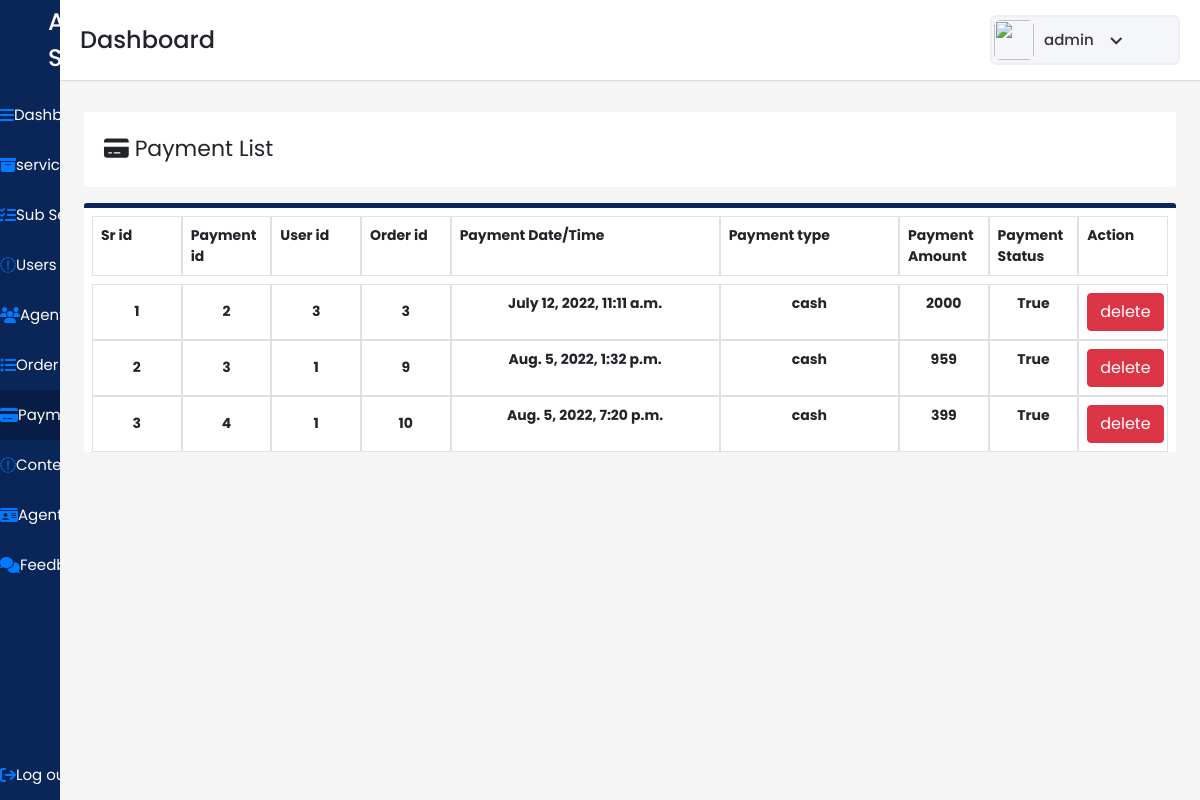
Page /admindash/payment/ (signed in) on the committed database.
### user/models.py (models this page shows)
class Payment(models.Model):
    paymentid=models.IntegerField(primary_key=True)
    userid=models.IntegerField(null=FALSE)
    orderid=models.IntegerField(null=FALSE)
    amount=models.IntegerField()
    paymentdatetime=models.DateTimeField(null=FALSE)
    paymentstutas=models.BooleanField(max_length=5)

### adminpan/views.py (the view)
# urls.py: path('payment/',views.payment,name='payment'),
@login_required(login_url="/login/")
def payment(request):
    allpayment=Payment.objects.all()
    context={'Payments':allpayment}
    return render(request,"payment.html",context)

### adminpan/templates/payment.html (shortened to what this page needs)
{% load static %}
<!DOCTYPE html>
<html lang="en" dir="ltr">
  <head>
    <link rel="stylesheet" href="{% static "./style.css" %}">
   <link href="{% static "https://unpkg.com/boxicons@2.0.7/css/boxicons.min.css" %}" rel='stylesheet'>
    <link rel="stylesheet" href="{% static "path/to/font-awesome/css/font-awesome.min.css"  %}">
    <link href="{% static "https://cdn.jsdelivr.net/npm/bootstrap@5.1.3/dist/css/bootstrap.min.css"  %}" rel="stylesheet">
    <link href="{% static "https://cdn.jsdelivr.net/npm/bootstrap@5.1.3/dist/css/bootstrap.min.css" %}" rel="stylesheet">
    <link rel="stylesheet" href="{% static "./css/bootstrap.min.css" %}">
    <link href="{% static "https://stackpath.bootstrapcdn.com/bootstrap/4.4.1/css/bootstrap.min.css" %}" rel="stylesheet"/>
  </head>
<body>
  <div class="sidebar">
    <div class="logo-details pl-5">
      <span class="logo_name">All in Services</span>
    </div>
      <ul class="nav-links">
        <li>
          <a href={% url 'adminpan' %} >
            <i class="fa fa-bars" aria-hidden="true"></i>
            <span class="links_name">Dashboard</span>
          </a>
        </li>
        <li>
          <a href={% url 'services' %}>
            <i class="fa fa-archive" aria-hidden="true"></i>
            <span class="links_name">services</span>
        </li>
        <li>
          <a href={% url 'subservices' %}>
            <i class="fa fa-tasks" aria-hidden="true"></i>
            <span class="links_name">Sub Service</span>
        </li>
        <li>
          <a href={% url 'users' %}>
            <i class="fa fa-user-o" aria-hidden="true"></i>
            <span class="links_name">Users</span>
        </li>
        <li>
          <a href={% url 'agent' %}>
            <i class="fa fa-users" aria-hidden="true"></i>
            <span class="links_name">Agent</span>
        </li>
        <li>
          <a href={% url 'order' %}>
            <i class="fa fa-list-ul" aria-hidden="true"></i>
            <span class="links_name">Order list</span>
        </li>
        <li>
          <a href={% url 'payment' %} class="active">
            <i class="fa fa-credit-card-alt" aria-hidden="true"></i>
            <span class="links_name">Payment</span>
          </a>
        </li>
        <li>
          <a href={% url 'contectus' %}>
            <i class="fa fa-envelope-o" aria-hidden="true"></i>
            <span class="links_name">Contect Us</span>
        </li>
        <li>
          <a href={% url 'agentkyc' %}>
            <i class="fa fa-id-card" aria-hidden="true"></i>
            <span class="links_name">Agent KYC</span>
        </li>
        <li>
          <a href={% url 'feedback' %}>
            <i class="fa fa-comments" aria-hidden="true"></i>
            <span class="links_name">Feedback</span>
        </li>
        <li class="log_out">
          {% if request.user.is_authenticated %}
          <a href="{% url 'logout' %}" >
            <i class="fa fa-sign-out" aria-hidden="true"></i>
            <span class="links_name">Log out</span>
          </a>
          {% endif %}
        </li>
      </ul>
    </div>
  <section class="home-section">
    <nav>
      <div class="sidebar-button">
        <span class="dashboard">Dashboard</span>
      </div>
      <div class="profile-details">
        <img src={% static "./images/All_in_one2.png" %} alt="">
        <span class="admin_name">{{user.username}}</span>
        <i class='bx bx-chevron-down' ></i>
      </div>
    </nav>
    <section>
      <section id="users" class="p-4" >
          <div class="users mt-5">
            <div class=" user-title">
            <i class="fa fa-credit-card-alt" aria-hidden="true"></i>
                Payment List
            </div>
          </div>
          <div class="user-list mt-3">
            <div class="row m-2">
              <div class="col-md-1 border p-2">
                <b>Sr id</b>
              </div>
              <div class="col-md-1 border p-2">
                <b>Payment id</b>
              </div>
              <div class="col-md-1 border p-2">
                <b>User id</b>
              </div>
              <div class="col-md-1 border p-2">
                <b>Order id</b>
              </div>
              <div class="col-md-3 border p-2">
                <b>Payment Date/Time</b>
              </div>
              <div class="col-md-2 border p-2 ">
                <b>Payment type</b>
              </div>
              <div class="col-md-1 border p-2 ">
                <b>Payment Amount</b>
              </div>
              <div class="col-md-1 border p-2 ">
                <b>Payment Status</b>
              </div>
              <div class="col-md-1 border p-2 ">
                <b>Action</b>
              </div>
            </div>
                <div class="row ml-2 mb-2 mr-2">
                  {% for payment in Payments %}
                  <div class="col-md-1 border p-3 text-center">
                    <b> {{forloop.counter}}</b>
                  </div>
                  <div class="col-md-1 border p-3 text-center">
                    <b> {{payment.paymentid}}</b>
                  </div>
                  <div class="col-md-1 border p-3 text-center">
                    <b> {{payment.userid}}</b>
                  </div>
                  <div class="col-md-1 border p-3 text-center">
                    <b> {{payment.orderid}}</b>
                  </div>
                  <div class="col-md-3 border p-2 text-center">
                    <b> {{payment.paymentdatetime}}</b>
                  </div>
                  <div class="col-md-2 border p-2 text-center">
                    <b>cash</b>
                  </div>
                  <div class="col-md-1 border p-2 text-center">
                    <b> {{payment.amount}}</b>
                  </div>
                  <div class="col-md-1 border p-2 text-center">
                    <b> {{payment.paymentstutas}}</b>
                  </div>
                  <div class="col-md-1 border p-2 text-center">
                    <a href={% url 'deletedatapayment' payment.paymentid %} method="post" class="d-inline">
                      <input type="submit" class="btn btn-danger" value="delete">
                    </a>
                  </div>
                  {% endfor %}
      </section>
    </section>
</section>
</body>
</html>

### adminpan/static/style.css (style rules this page uses)
* { margin: 0; padding: 0; box-sizing: border-box; font-family: 'Poppins', sans-serif; }
#users .user-list { font-size: 14px !important; }
.sidebar { position: fixed; height: 100%; width: 240px; background: #0A2558; transition: all 0.5s ease; }
.sidebar .logo-details { height: 80px; display: flex; align-items: center; }
.sidebar .logo-details .logo_name { color: #fff; font-size: 24px; font-weight: 500; }
.sidebar .nav-links { margin-top: 10px; }
.sidebar .nav-links li { position: relative; list-style: none; height: 50px; }
.sidebar .nav-links li a { height: 100%; width: 100%; display: flex; align-items: center; text-decoration: none; transition: all 0.4s ease; }
.sidebar .nav-links li a.active { background: #081D45; }
.sidebar .nav-links li a .links_name { color: #fff; font-size: 15px; font-weight: 400; white-space: nowrap; }
.sidebar .nav-links .log_out { position: absolute; bottom: 0; width: 100%; }
.home-section { position: relative; background: #f5f5f5; min-height: 100vh; width: calc(100% - 240px); left: 240px; transition: all 0.5s ease; }
.home-section nav { display: flex; justify-content: space-between; height: 80px; background: #fff; display: flex; align-items: center; position: fixed; width: calc(100% - 240px); left: 240px; z-index: 100; padding: 0 20px; box-shadow: 0 1px 1px rgba(0, 0, 0, 0.1); transition: all 0.5s ease; }
.home-section nav .sidebar-button { display: flex; align-items: center; font-size: 24px; font-weight: 500; }
.home-section nav .profile-details { display: flex; align-items: center; background: #F5F6FA; border: 2px solid #EFEEF1; border-radius: 6px; height: 50px; min-width: 190px; padding: 0 15px 0 2px; }
nav .profile-details img { height: 40px; width: 40px; border-radius: 6px; object-fit: cover; }
nav .profile-details .admin_name { font-size: 15px; font-weight: 500; color: #333; margin: 0 10px; white-space: nowrap; }
nav .profile-details i { font-size: 25px; color: #333; }
#users { margin-top: 40px; position: absolute; background: #f5f5f5; width: 100%; }
#users .user-title { background-color: white; border-radius: 3px; height: 75px; padding: 20px; font-size: 22px; }
#users .user-list { background-color: white; border-radius: 3px; border-top: 5px solid #0a2558; }
@media (max-width: 1240px) { .sidebar { width: 60px; } }
@media (max-width: 1240px) { .home-section { width: calc(100% - 60px); left: 60px; } }
@media (max-width: 1240px) { .home-section nav { width: calc(100% - 60px); left: 60px; } }

### rows in the picture
Payment: paymentid "2", userid "3", orderid "3", paymentdatetime "July 12, 2022, 11:11 a.m.", amount "2000", paymentstutas "True"
Payment: paymentid "3", userid "1", orderid "9", paymentdatetime "Aug. 5, 2022, 1:32 p.m.", amount "959", paymentstutas "True"
Payment: paymentid "4", userid "1", orderid "10", paymentdatetime "Aug. 5, 2022, 7:20 p.m.", amount "399", paymentstutas "True"

### other values in the picture
{{ user.username }} "admin"
